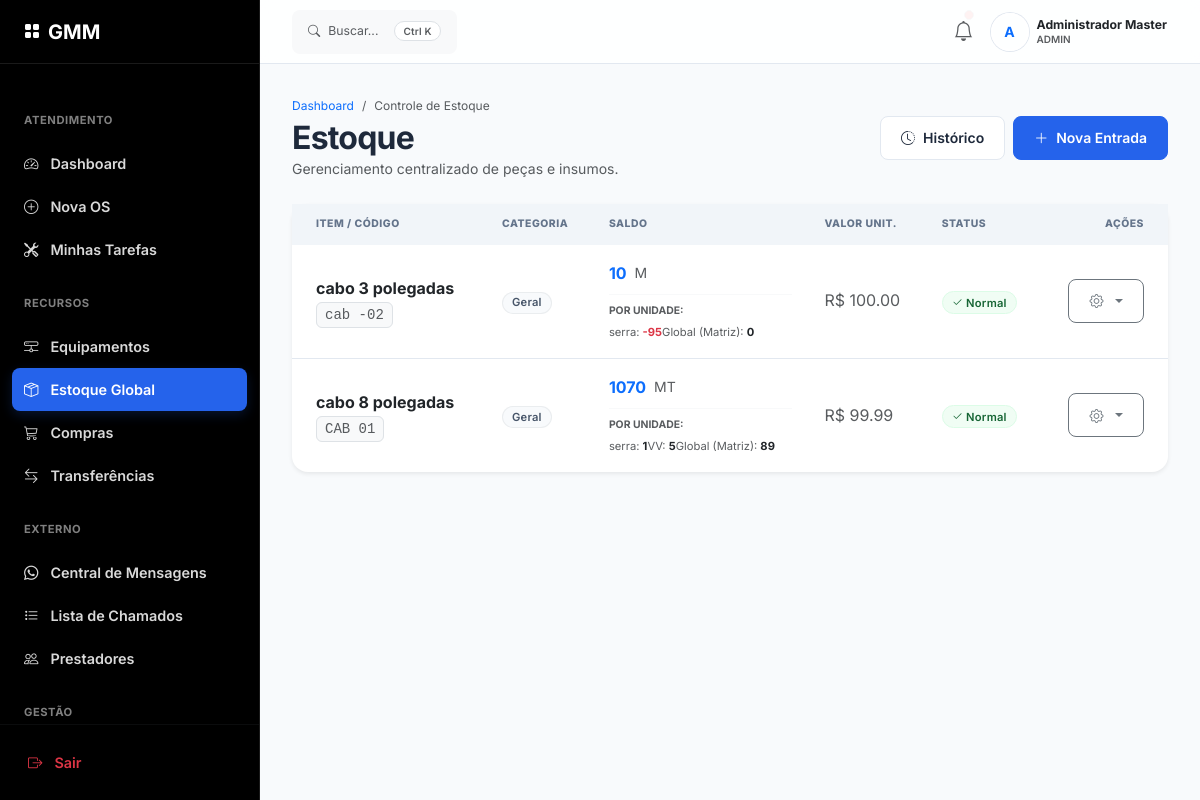
Screenshot of /os/estoque/painel (signed in) with the database file from the repository.
### app/models/models.py (models this page shows, shortened)
class Usuario(UserMixin, db.Model):
    __tablename__ = 'usuarios'
    id = db.Column(db.Integer, primary_key=True)
    nome = db.Column(db.String(100), nullable=False)
    username = db.Column(db.String(50), unique=True, nullable=False)
    telefone = db.Column(db.String(20), nullable=True)
    email = db.Column(db.String(120), unique=True, nullable=True)
    senha_hash = db.Column(db.String(255), nullable=False)
    tipo = db.Column(db.String(20), nullable=False)
    foto_perfil = db.Column(db.String(255), nullable=True) # [Novo PRD 3.1.1]
    unidade_padrao_id = db.Column(db.Integer, db.ForeignKey('unidades.id'), nullable=True)
    ativo = db.Column(db.Boolean, default=True)
    ultimo_acesso = db.Column(db.DateTime, nullable=True)
    created_at = db.Column(db.DateTime, default=datetime.utcnow)
    registros = db.relationship('RegistroPonto', backref='usuario', lazy=True)

class Unidade(db.Model):
    __tablename__ = 'unidades'
    id = db.Column(db.Integer, primary_key=True)
    nome = db.Column(db.String(100), unique=True, nullable=False)
    endereco = db.Column(db.String(255), nullable=True)
    razao_social = db.Column(db.String(150), nullable=True)
    cnpj = db.Column(db.String(20), nullable=True)
    telefone = db.Column(db.String(20), nullable=True)
    faixa_ip_permitida = db.Column(db.String(255), nullable=False)
    ssid_wifi = db.Column(db.String(50), nullable=True) # [Novo PRD 3.1.1]
    ativa = db.Column(db.Boolean, default=True)
    created_at = db.Column(db.DateTime, default=datetime.utcnow)
    registros = db.relationship('RegistroPonto', backref='unidade', lazy=True)

### app/models/estoque_models.py (models this page shows)
class Estoque(db.Model):
    __tablename__ = 'estoque'
    id = db.Column(db.Integer, primary_key=True)
    codigo = db.Column(db.String(20), unique=True, nullable=False)
    nome = db.Column(db.String(150), nullable=False)
    categoria_id = db.Column(db.Integer, db.ForeignKey('categorias_estoque.id'))
    unidade_medida = db.Column(db.String(5), nullable=False)
    quantidade_atual = db.Column(db.Numeric(10, 3), nullable=False, default=0)
    quantidade_minima = db.Column(db.Numeric(10, 3), nullable=False, default=5)
    valor_unitario = db.Column(db.Numeric(10, 2), nullable=True)
    localizacao = db.Column(db.String(100), nullable=True)
    unidade_id = db.Column(db.Integer, db.ForeignKey('unidades.id'), nullable=True)
    updated_at = db.Column(db.DateTime, default=datetime.utcnow, onupdate=datetime.utcnow)
    categoria = db.relationship('CategoriaEstoque', backref='itens')
    unidade = db.relationship('Unidade', backref='estoque_itens')

class EstoqueSaldo(db.Model):
    __tablename__ = 'estoque_saldo'
    id = db.Column(db.Integer, primary_key=True)
    estoque_id = db.Column(db.Integer, db.ForeignKey('estoque.id'), nullable=False)
    unidade_id = db.Column(db.Integer, db.ForeignKey('unidades.id'), nullable=False)
    quantidade = db.Column(db.Numeric(10, 3), nullable=False, default=0)
    localizacao = db.Column(db.String(100), nullable=True) # Prateleira X, Gaveta Y
    peca = db.relationship('Estoque', backref='saldos')
    unidade = db.relationship('Unidade', backref='estoque_saldos')
    __table_args__ = (
        db.UniqueConstraint('estoque_id', 'unidade_id', name='uq_estoque_unidade'),
    )

### app/routes/os.py (the view)
@bp.route('/estoque/painel')
@login_required
def painel_estoque():
    itens = Estoque.query.order_by(Estoque.nome).all()
    unidades = Unidade.query.order_by(Unidade.nome).all()
    return render_template('estoque.html', estoque=itens, unidades=unidades)

### app/templates/estoque.html (shortened to what this page needs)
{% extends "base.html" %}
{% block content %}
<div class="mb-4 d-flex flex-column flex-md-row justify-content-between align-items-md-center gap-3">
    <div>
        <nav aria-label="breadcrumb" class="mb-1">
            <ol class="breadcrumb mb-0" style="font-size: 0.75rem;">
                <li class="breadcrumb-item"><a href="{{ url_for('ponto.index') }}"
                        class="text-decoration-none">Dashboard</a></li>
                <li class="breadcrumb-item active">Controle de Estoque</li>
            </ol>
        </nav>
        <h2 class="mb-0 fw-bold">Estoque</h2>
        <p class="mb-0 text-muted small">Gerenciamento centralizado de peças e insumos.</p>
    </div>
    <div class="d-flex gap-2">
        <button class="btn btn-secondary" onclick="abrirHistorico()">
            <i class="bi bi-clock-history"></i> Histórico
        </button>
        <button class="btn btn-primary" onclick="abrirModalEntrada()">
            <i class="bi bi-plus-lg"></i> Nova Entrada
        </button>
    </div>
</div>
<div class="card border-0 shadow-sm">
    <div class="card-body p-0">
        <div class="table-responsive">
            <table class="table table-hover table-responsive-stack mb-0 align-middle">
                <thead class="bg-light">
                    <tr>
                        <th class="ps-4">Item / Código</th>
                        <th>Categoria</th>
                        <th>Saldo</th>
                        <th>Valor Unit.</th>
                        <th>Status</th>
                        <th class="text-end pe-4">Ações</th>
                    </tr>
                </thead>
                <tbody>
                    {% for item in estoque %}
                    <tr
                        class="{% if item.quantidade_atual <= item.quantidade_minima %}table-danger bg-opacity-10{% endif %}">
                        <td class="ps-4" data-label="Item">
                            <div class="fw-bold text-dark">{{ item.nome }}</div>
                            <small class="text-muted font-monospace bg-light px-2 py-1 rounded border">{{ item.codigo
                                }}</small>
                        </td>
                        <td data-label="Categoria">
                            <span
                                class="badge bg-secondary bg-opacity-10 text-secondary border border-secondary border-opacity-10">
                                {{ item.categoria.nome if item.categoria else 'Geral' }}
                            </span>
                        </td>
                        <td data-label="Saldo">
                            <div class="d-flex align-items-center gap-2">
                                <span class="fw-bold fs-6 text-primary">{{ "{:g}".format(item.quantidade_atual|float)
                                    }}</span>
                                <span class="text-muted small">{{ item.unidade_medida }}</span>
                            </div>
                            {% if item.saldos %}
                            <div class="mt-2 pt-2 border-top border-light">
                                <div class="small fw-bold text-muted mb-1"
                                    style="font-size: 0.65rem; text-transform: uppercase;">Por Unidade:</div>
                                <ul class="list-unstyled mb-0 d-flex flex-wrap gap-x-3 gap-y-1"
                                    style="font-size: 0.7rem;">
                                    {% for s in item.saldos %}
                                    <li class="text-nowrap">
                                        <span class="text-muted">{{ s.unidade.nome }}:</span>
                                        <span class="fw-bold {{ 'text-danger' if s.quantidade < 0 else 'text-dark' }}">
                                            {{ "{:g}".format(s.quantidade|float) }}
                                        </span>
                                    </li>
                                    {% endfor %}
                                </ul>
                            </div>
                            {% endif %}
                        </td>
                        <td data-label="Valor Unit.">
                            <span class="text-muted">R$ {{ "{:.2f}".format(item.valor_unitario or 0) }}</span>
                        </td>
                        <td data-label="Status">
                            {% if item.quantidade_atual <= item.quantidade_minima %} <div
                                class="d-flex align-items-center gap-2">
                                <span class="badge bg-danger text-white shadow-sm shimmer">BAIXO</span>
                                <button class="btn btn-xs btn-danger btn-sm-custom ms-2 fade-in"
                                    onclick="solicitarCompraItem('{{ item.id }}', '{{ item.nome }}', '{{ item.quantidade_minima }}')">
                                    🛒 Comprar
                                </button>
        </div>
        {% else %}
        <span class="badge bg-success bg-opacity-10 text-success">
            <i class="bi bi-check2"></i> Normal
        </span>
        {% endif %}
        </td>
        <td class="text-end pe-4" data-label="Ações">
            <div class="dropdown d-inline-block">
                <button class="btn btn-sm btn-outline-secondary dropdown-toggle" type="button"
                    data-bs-toggle="dropdown">
                    <i class="bi bi-gear"></i>
                </button>
            </div>
        </td>
        </tr>
        {% endfor %}
        </tbody>
        </table>
    </div>
</div>
</div>
{% endblock %}

### app/templates/base.html (shortened to what this page needs)
<!DOCTYPE html>
<html lang="pt-br">
<head>
    <link href="https://cdn.jsdelivr.net/npm/bootstrap@5.3.0/dist/css/bootstrap.min.css" rel="stylesheet">
    <link rel="stylesheet" href="https://cdn.jsdelivr.net/npm/bootstrap-icons@1.10.5/font/bootstrap-icons.css">
    <link rel="stylesheet" href="{{ url_for('static', filename='css/style.css') }}">
</head>
<body>
    <div class="app-shell">
        <aside class="offcanvas-lg offcanvas-start app-sidebar" tabindex="-1" id="sidebar"
            aria-labelledby="sidebarLabel">
            <div class="sidebar-header">
                <a class="text-white text-decoration-none d-flex align-items-center gap-2"
                    href="{{ url_for('ponto.index') }}">
                    <i class="bi bi-grid-fill text-accent"></i>
                    <span class="fw-bold fs-5">GMM</span>
                </a>
            </div>
            <div class="sidebar-nav">
                {% if current_user.is_authenticated %}
                <div class="nav-group">
                    <div class="nav-group-title">Atendimento</div>
                    <a href="{{ url_for('ponto.index') }}"
                        class="nav-link-saas {{ 'active' if request.endpoint == 'ponto.index' }}">
                        <i class="bi bi-speedometer2"></i> Dashboard
                    </a>
                    <a href="{{ url_for('os.nova_os') }}"
                        class="nav-link-saas {{ 'active' if request.endpoint == 'os.nova_os' }}">
                        <i class="bi bi-plus-circle"></i> Nova OS
                    </a>
                    <a href="{{ url_for('ponto.index') }}#minhas-os" class="nav-link-saas">
                        <i class="bi bi-tools"></i> Minhas Tarefas
                    </a>
                </div>
                <div class="nav-group">
                    <div class="nav-group-title">Recursos</div>
                    <a href="{{ url_for('equipamentos.listar') }}"
                        class="nav-link-saas {{ 'active' if 'equipamentos' in request.endpoint }}">
                        <i class="bi bi-hdd-network"></i> Equipamentos
                    </a>
                    <a href="{{ url_for('os.painel_estoque') }}"
                        class="nav-link-saas {{ 'active' if 'estoque' in request.endpoint }}">
                        <i class="bi bi-box-seam"></i> Estoque Global
                    </a>
                    {% if current_user.tipo in ['admin', 'comprador', 'gerente'] %}
                    <a href="{{ url_for('admin.compras_painel') }}"
                        class="nav-link-saas {{ 'active' if 'compras' in request.endpoint }}">
                        <i class="bi bi-cart3"></i> Compras
                    </a>
                    <a href="{{ url_for('admin.transferencias_painel') }}"
                        class="nav-link-saas {{ 'active' if 'transferencias' in request.endpoint }}">
                        <i class="bi bi-arrow-left-right"></i> Transferências
                    </a>
                    {% endif %}
                </div>
                <div class="nav-group">
                    <div class="nav-group-title">Externo</div>
                    <a href="{{ url_for('terceirizados.central_mensagens') }}"
                        class="nav-link-saas {{ 'active' if request.endpoint == 'terceirizados.central_mensagens' }}">
                        <i class="bi bi-whatsapp"></i> Central de Mensagens
                    </a>
                    <a href="{{ url_for('terceirizados.listar_chamados') }}"
                        class="nav-link-saas {{ 'active' if request.endpoint == 'terceirizados.listar_chamados' }}">
                        <i class="bi bi-list-task"></i> Lista de Chamados
                    </a>
                    {% if current_user.tipo in ['admin', 'gerente'] %}
                    <a href="{{ url_for('admin.dashboard', tab='terceirizados') }}" class="nav-link-saas">
                        <i class="bi bi-people"></i> Prestadores
                    </a>
                    {% endif %}
                </div>
                {% if current_user.tipo in ['admin', 'gerente'] %}
                <div class="nav-group">
                    <div class="nav-group-title">Gestão</div>
                </div>
                {% endif %}
                {% endif %}
            </div>
            {% if current_user.is_authenticated %}
            <div class="p-3 border-top border-secondary border-opacity-10">
                <a href="{{ url_for('auth.logout') }}" class="nav-link-saas text-danger">
                    <i class="bi bi-box-arrow-right"></i> Sair
                </a>
            </div>
            {% endif %}
        </aside>
        <div class="main-wrapper">
            <header class="app-header">
                <div class="d-flex align-items-center gap-3">
                    <button class="btn btn-secondary border-0 bg-light d-none d-md-flex align-items-center gap-2 px-3"
                        onclick="SearchModule.open()">
                        <i class="bi bi-search small text-muted"></i>
                        <span class="text-muted fw-normal small">Buscar...</span>
                        <span class="badge bg-white text-muted border ms-2" style="font-size: 10px;">Ctrl K</span>
                    </button>
                </div>
                <div class="d-flex align-items-center gap-3">
                    {% if current_user.is_authenticated %}
                    <button class="btn btn-icon text-muted position-relative p-0 border-0 bg-transparent">
                        <i class="bi bi-bell fs-5"></i>
                        <span
                            class="position-absolute top-0 start-100 translate-middle p-1 bg-danger border border-light rounded-circle"
                            style="margin-top: 5px; margin-left: -5px;">
                        </span>
                    </button>
                    <div class="dropdown">
                        <button
                            class="btn btn-link text-decoration-none p-0 d-flex align-items-center gap-2 dropdown-toggle-no-caret"
                            data-bs-toggle="dropdown">
                            <div class="avatar-circle bg-accent bg-opacity-10 text-accent fw-bold rounded-circle d-flex align-items-center justify-content-center"
                                style="width: 38px; height: 38px; border: 2px solid #fff; box-shadow: 0 0 0 1px var(--border);">
                                {{ current_user.nome[0] | upper }}
                            </div>
                            <div class="text-start d-none d-lg-block" style="line-height: 1.2;">
                                <div class="fw-bold text-dark small">{{ current_user.nome }}</div>
                                <div class="text-muted" style="font-size: 10px;">{{ current_user.tipo | upper }}</div>
                            </div>
                        </button>
                    </div>
                    {% endif %}
                </div>
            </header>
            <main class="content-inner">
                {% block content %}{% endblock %}
            </main>
        </div>
    </div>
</body>
</html>

### rows the page displays
Usuario: nome "A", nome "Administrador Master", tipo "ADMIN"
Estoque: nome "cabo 3 polegadas", codigo "cab -02", categoria "Geral", quantidade_atual "10", unidade_medida "M", valor_unitario "100.00", quantidade_minima "Normal"
EstoqueSaldo: unidade.nome "serra", quantidade "-95"
EstoqueSaldo: unidade.nome "Global (Matriz)", quantidade "0"
Estoque: nome "cabo 8 polegadas", codigo "CAB 01", categoria "Geral", quantidade_atual "1070", unidade_medida "MT", valor_unitario "99.99", quantidade_minima "Normal"
EstoqueSaldo: unidade.nome "serra", quantidade "1"
EstoqueSaldo: unidade.nome "VV", quantidade "5"
EstoqueSaldo: unidade.nome "Global (Matriz)", quantidade "89"
